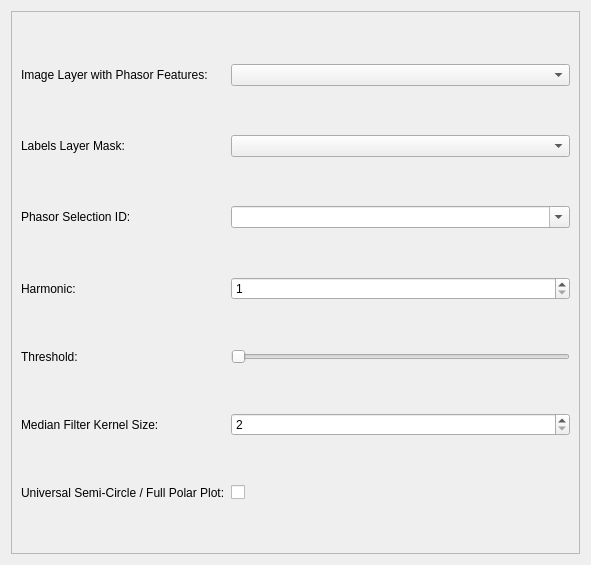
<?xml version="1.0" encoding="UTF-8"?>
<ui version="4.0">
 <class>Form</class>
 <widget class="QWidget" name="Form">
  <property name="geometry">
   <rect>
    <x>0</x>
    <y>0</y>
    <width>591</width>
    <height>565</height>
   </rect>
  </property>
  <property name="windowTitle">
   <string>Form</string>
  </property>
  <layout class="QVBoxLayout" name="verticalLayout">
   <item>
    <widget class="QScrollArea" name="scrollArea">
     <property name="minimumSize">
      <size>
       <width>410</width>
       <height>200</height>
      </size>
     </property>
     <property name="widgetResizable">
      <bool>true</bool>
     </property>
     <widget class="QWidget" name="scrollAreaWidgetContents">
      <property name="geometry">
       <rect>
        <x>0</x>
        <y>0</y>
        <width>571</width>
        <height>545</height>
       </rect>
      </property>
      <layout class="QGridLayout" name="gridLayout">
       <item row="2" column="0">
        <widget class="QLabel" name="label_2">
         <property name="text">
          <string>Phasor Selection ID:</string>
         </property>
        </widget>
       </item>
       <item row="6" column="1">
        <widget class="QCheckBox" name="semi_circle_checkbox">
         <property name="text">
          <string/>
         </property>
        </widget>
       </item>
       <item row="3" column="1">
        <widget class="QSpinBox" name="harmonic_spinbox">
         <property name="minimum">
          <number>1</number>
         </property>
        </widget>
       </item>
       <item row="5" column="0">
        <widget class="QLabel" name="label_4">
         <property name="text">
          <string>Median Filter Kernel Size:</string>
         </property>
        </widget>
       </item>
       <item row="2" column="1">
        <widget class="QComboBox" name="phasor_selection_id_combobox">
         <property name="editable">
          <bool>true</bool>
         </property>
        </widget>
       </item>
       <item row="0" column="0">
        <widget class="QLabel" name="label_6">
         <property name="text">
          <string>Image Layer with Phasor Features:</string>
         </property>
        </widget>
       </item>
       <item row="4" column="1">
        <widget class="QSlider" name="threshold_slider">
         <property name="orientation">
          <enum>Qt::Horizontal</enum>
         </property>
        </widget>
       </item>
       <item row="3" column="0">
        <widget class="QLabel" name="label">
         <property name="text">
          <string>Harmonic:</string>
         </property>
        </widget>
       </item>
       <item row="5" column="1">
        <widget class="QSpinBox" name="median_filter_spinbox">
         <property name="minimum">
          <number>2</number>
         </property>
        </widget>
       </item>
       <item row="0" column="1">
        <widget class="QComboBox" name="image_layer_with_phasor_features_combobox"/>
       </item>
       <item row="4" column="0">
        <widget class="QLabel" name="label_3">
         <property name="text">
          <string>Threshold:</string>
         </property>
        </widget>
       </item>
       <item row="6" column="0">
        <widget class="QLabel" name="label_5">
         <property name="text">
          <string>Universal Semi-Circle / Full Polar Plot:</string>
         </property>
        </widget>
       </item>
       <item row="1" column="1">
        <widget class="QComboBox" name="labels_layer_mask_combobox"/>
       </item>
       <item row="1" column="0">
        <widget class="QLabel" name="label_7">
         <property name="text">
          <string>Labels Layer Mask:</string>
         </property>
        </widget>
       </item>
      </layout>
     </widget>
    </widget>
   </item>
  </layout>
 </widget>
 <resources/>
 <connections/>
</ui>
